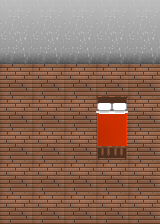

A 2D game scene composited from a Tiled map and its tileset images. What follows is a short description and the map's XML, with each tile layer's data collapsed to a summary:
An orthogonal 5x7 tile map with 32x32 px tiles, 3 tile layers (Floor, Layer1, Walls).

<map version="1.4" tiledversion="1.4.1" orientation="orthogonal" renderorder="right-down" width="5" height="7" tilewidth="32" tileheight="32" infinite="0" nextlayerid="4" nextobjectid="1">
 <tileset firstgid="1" source="../img/map/tavern.tsx" />
 <layer id="1" name="Floor" width="5" height="7">
  <data>[35 cells, 35 non-empty, 1 distinct tile ids]</data>
 </layer>
 <layer id="3" name="Layer1" width="5" height="7">
  <data>[35 cells, 2 non-empty, 2 distinct tile ids]</data>
 </layer>
 <layer id="2" name="Walls" width="5" height="7">
  <data>[35 cells, 10 non-empty, 2 distinct tile ids]</data>
 </layer>
</map>